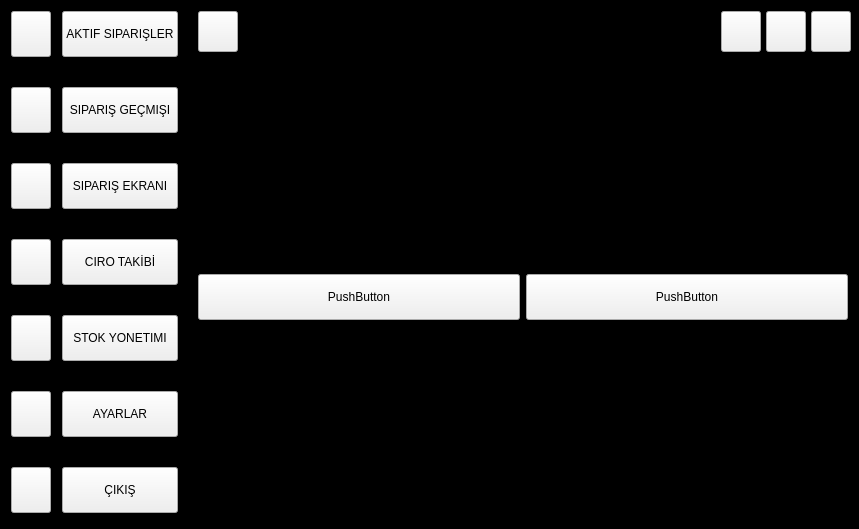
<?xml version="1.0" encoding="UTF-8"?>
<ui version="4.0">
 <class>MainWindow</class>
 <widget class="QMainWindow" name="MainWindow">
  <property name="geometry">
   <rect>
    <x>0</x>
    <y>0</y>
    <width>859</width>
    <height>529</height>
   </rect>
  </property>
  <property name="windowTitle">
   <string>MainWindow</string>
  </property>
  <property name="styleSheet">
   <string notr="true">QLabel {
	font: 700 18pt &quot;Arial&quot;;
}


QPushButton {
	background-color: none;
	font: 700 11pt &quot;Arial&quot;;
	height: 38px;
}

QFrame {
	background-color: rgb(0, 0, 0);
}

QTableWidget {
	background-color: none;
	border-radius: 3px;
}	

QTableCornerButton::section {
	background-color: 'transparent';
}</string>
  </property>
  <widget class="QWidget" name="centralwidget">
   <property name="minimumSize">
    <size>
     <width>859</width>
     <height>529</height>
    </size>
   </property>
   <layout class="QHBoxLayout" name="horizontalLayout">
    <property name="spacing">
     <number>0</number>
    </property>
    <property name="leftMargin">
     <number>0</number>
    </property>
    <property name="topMargin">
     <number>0</number>
    </property>
    <property name="rightMargin">
     <number>0</number>
    </property>
    <property name="bottomMargin">
     <number>0</number>
    </property>
    <item>
     <widget class="QFrame" name="main_container">
      <property name="sizePolicy">
       <sizepolicy hsizetype="Preferred" vsizetype="Preferred">
        <horstretch>0</horstretch>
        <verstretch>0</verstretch>
       </sizepolicy>
      </property>
      <property name="frameShape">
       <enum>QFrame::Shape::StyledPanel</enum>
      </property>
      <property name="frameShadow">
       <enum>QFrame::Shadow::Raised</enum>
      </property>
      <layout class="QHBoxLayout" name="horizontalLayout_2">
       <property name="spacing">
        <number>0</number>
       </property>
       <property name="leftMargin">
        <number>0</number>
       </property>
       <property name="topMargin">
        <number>0</number>
       </property>
       <property name="rightMargin">
        <number>0</number>
       </property>
       <property name="bottomMargin">
        <number>0</number>
       </property>
       <item>
        <widget class="QFrame" name="minisidebar">
         <property name="maximumSize">
          <size>
           <width>60</width>
           <height>16777215</height>
          </size>
         </property>
         <property name="styleSheet">
          <string notr="true">QPushButton {
	height: 38px;
}	</string>
         </property>
         <property name="frameShape">
          <enum>QFrame::Shape::StyledPanel</enum>
         </property>
         <property name="frameShadow">
          <enum>QFrame::Shadow::Raised</enum>
         </property>
         <layout class="QVBoxLayout" name="verticalLayout_3">
          <property name="spacing">
           <number>30</number>
          </property>
          <property name="topMargin">
           <number>9</number>
          </property>
          <property name="bottomMargin">
           <number>0</number>
          </property>
          <item>
           <widget class="QPushButton" name="minisidebar_active_orders_btn">
            <property name="text">
             <string/>
            </property>
            <property name="icon">
             <iconset resource="../assets/assets.qrc">
              <normaloff>:/resources/already_waiting.png</normaloff>:/resources/already_waiting.png</iconset>
            </property>
            <property name="iconSize">
             <size>
              <width>32</width>
              <height>32</height>
             </size>
            </property>
           </widget>
          </item>
          <item>
           <widget class="QPushButton" name="minisidebar_orders_history_btn">
            <property name="text">
             <string/>
            </property>
            <property name="icon">
             <iconset resource="../assets/assets.qrc">
              <normaloff>:/resources/history.png</normaloff>:/resources/history.png</iconset>
            </property>
            <property name="iconSize">
             <size>
              <width>32</width>
              <height>32</height>
             </size>
            </property>
           </widget>
          </item>
          <item>
           <widget class="QPushButton" name="minisidebar_orders_screen_btn">
            <property name="text">
             <string/>
            </property>
            <property name="icon">
             <iconset resource="../assets/assets.qrc">
              <normaloff>:/resources/orders.png</normaloff>:/resources/orders.png</iconset>
            </property>
            <property name="iconSize">
             <size>
              <width>32</width>
              <height>32</height>
             </size>
            </property>
           </widget>
          </item>
          <item>
           <widget class="QPushButton" name="minisidenar_endorsement_btn">
            <property name="text">
             <string/>
            </property>
            <property name="icon">
             <iconset resource="../assets/assets.qrc">
              <normaloff>:/resources/endorsement_btn.png</normaloff>:/resources/endorsement_btn.png</iconset>
            </property>
            <property name="iconSize">
             <size>
              <width>32</width>
              <height>32</height>
             </size>
            </property>
           </widget>
          </item>
          <item>
           <widget class="QPushButton" name="minisidebar_stock_management_btn">
            <property name="text">
             <string/>
            </property>
            <property name="icon">
             <iconset resource="../assets/assets.qrc">
              <normaloff>:/resources/database_btn.png</normaloff>:/resources/database_btn.png</iconset>
            </property>
            <property name="iconSize">
             <size>
              <width>32</width>
              <height>32</height>
             </size>
            </property>
           </widget>
          </item>
          <item>
           <widget class="QPushButton" name="minisidebar_settings_btn">
            <property name="text">
             <string/>
            </property>
            <property name="icon">
             <iconset resource="../assets/assets.qrc">
              <normaloff>:/resources/settings.png</normaloff>:/resources/settings.png</iconset>
            </property>
            <property name="iconSize">
             <size>
              <width>32</width>
              <height>32</height>
             </size>
            </property>
           </widget>
          </item>
          <item>
           <widget class="QPushButton" name="minisidebar_exit_btn">
            <property name="text">
             <string/>
            </property>
            <property name="icon">
             <iconset resource="../assets/assets.qrc">
              <normaloff>:/resources/logout.png</normaloff>:/resources/logout.png</iconset>
            </property>
            <property name="iconSize">
             <size>
              <width>32</width>
              <height>32</height>
             </size>
            </property>
           </widget>
          </item>
          <item>
           <spacer name="verticalSpacer">
            <property name="orientation">
             <enum>Qt::Orientation::Vertical</enum>
            </property>
            <property name="sizeHint" stdset="0">
             <size>
              <width>20</width>
              <height>193</height>
             </size>
            </property>
           </spacer>
          </item>
         </layout>
        </widget>
       </item>
       <item>
        <widget class="QFrame" name="slide_sidebar">
         <property name="maximumSize">
          <size>
           <width>153</width>
           <height>16777215</height>
          </size>
         </property>
         <property name="styleSheet">
          <string notr="true"/>
         </property>
         <property name="frameShape">
          <enum>QFrame::Shape::StyledPanel</enum>
         </property>
         <property name="frameShadow">
          <enum>QFrame::Shadow::Raised</enum>
         </property>
         <layout class="QVBoxLayout" name="verticalLayout_2">
          <property name="spacing">
           <number>30</number>
          </property>
          <property name="leftMargin">
           <number>0</number>
          </property>
          <property name="topMargin">
           <number>9</number>
          </property>
          <property name="bottomMargin">
           <number>0</number>
          </property>
          <item>
           <widget class="QPushButton" name="active_orders_btn">
            <property name="text">
             <string>AKTIF SIPARIŞLER</string>
            </property>
           </widget>
          </item>
          <item>
           <widget class="QPushButton" name="orders_history_btn">
            <property name="text">
             <string>SIPARIŞ GEÇMIŞI</string>
            </property>
           </widget>
          </item>
          <item>
           <widget class="QPushButton" name="orders_screen_btn">
            <property name="text">
             <string>SIPARIŞ EKRANI</string>
            </property>
           </widget>
          </item>
          <item>
           <widget class="QPushButton" name="endorsement_btn">
            <property name="text">
             <string>CIRO TAKİBİ</string>
            </property>
           </widget>
          </item>
          <item>
           <widget class="QPushButton" name="stock_management_btn">
            <property name="text">
             <string>STOK YONETIMI</string>
            </property>
           </widget>
          </item>
          <item>
           <widget class="QPushButton" name="settings_btn">
            <property name="text">
             <string>AYARLAR</string>
            </property>
           </widget>
          </item>
          <item>
           <widget class="QPushButton" name="exit_btn">
            <property name="text">
             <string>ÇIKIŞ</string>
            </property>
           </widget>
          </item>
          <item>
           <spacer name="verticalSpacer_2">
            <property name="orientation">
             <enum>Qt::Orientation::Vertical</enum>
            </property>
            <property name="sizeHint" stdset="0">
             <size>
              <width>20</width>
              <height>198</height>
             </size>
            </property>
           </spacer>
          </item>
         </layout>
        </widget>
       </item>
       <item>
        <widget class="QFrame" name="inside_container">
         <property name="sizePolicy">
          <sizepolicy hsizetype="Ignored" vsizetype="Ignored">
           <horstretch>0</horstretch>
           <verstretch>0</verstretch>
          </sizepolicy>
         </property>
         <property name="frameShape">
          <enum>QFrame::Shape::StyledPanel</enum>
         </property>
         <property name="frameShadow">
          <enum>QFrame::Shadow::Raised</enum>
         </property>
         <layout class="QVBoxLayout" name="verticalLayout">
          <property name="spacing">
           <number>15</number>
          </property>
          <property name="leftMargin">
           <number>0</number>
          </property>
          <property name="topMargin">
           <number>0</number>
          </property>
          <property name="rightMargin">
           <number>0</number>
          </property>
          <property name="bottomMargin">
           <number>0</number>
          </property>
          <item>
           <widget class="QFrame" name="header_frame">
            <property name="maximumSize">
             <size>
              <width>16777215</width>
              <height>50</height>
             </size>
            </property>
            <property name="frameShape">
             <enum>QFrame::Shape::NoFrame</enum>
            </property>
            <property name="frameShadow">
             <enum>QFrame::Shadow::Raised</enum>
            </property>
            <layout class="QHBoxLayout" name="horizontalLayout_3">
             <property name="spacing">
              <number>0</number>
             </property>
             <property name="topMargin">
              <number>6</number>
             </property>
             <property name="rightMargin">
              <number>0</number>
             </property>
             <property name="bottomMargin">
              <number>0</number>
             </property>
             <item alignment="Qt::AlignmentFlag::AlignLeft">
              <widget class="QFrame" name="sidebar_toggle_btn_frame">
               <property name="frameShape">
                <enum>QFrame::Shape::NoFrame</enum>
               </property>
               <property name="frameShadow">
                <enum>QFrame::Shadow::Raised</enum>
               </property>
               <layout class="QHBoxLayout" name="horizontalLayout_4">
                <property name="spacing">
                 <number>0</number>
                </property>
                <property name="leftMargin">
                 <number>0</number>
                </property>
                <property name="topMargin">
                 <number>3</number>
                </property>
                <property name="rightMargin">
                 <number>0</number>
                </property>
                <property name="bottomMargin">
                 <number>0</number>
                </property>
                <item alignment="Qt::AlignmentFlag::AlignTop">
                 <widget class="QPushButton" name="sidebar_toggle_btn">
                  <property name="text">
                   <string/>
                  </property>
                  <property name="icon">
                   <iconset resource="../assets/assets.qrc">
                    <normaloff>:/resources/sidebar_toggle.png</normaloff>:/resources/sidebar_toggle.png</iconset>
                  </property>
                  <property name="iconSize">
                   <size>
                    <width>32</width>
                    <height>32</height>
                   </size>
                  </property>
                 </widget>
                </item>
               </layout>
              </widget>
             </item>
             <item alignment="Qt::AlignmentFlag::AlignTop">
              <widget class="QFrame" name="main_label_frame">
               <property name="maximumSize">
                <size>
                 <width>196</width>
                 <height>44</height>
                </size>
               </property>
               <property name="frameShape">
                <enum>QFrame::Shape::NoFrame</enum>
               </property>
               <property name="frameShadow">
                <enum>QFrame::Shadow::Raised</enum>
               </property>
               <layout class="QHBoxLayout" name="horizontalLayout_5">
                <property name="topMargin">
                 <number>3</number>
                </property>
                <item>
                 <widget class="QLabel" name="app_name_label">
                  <property name="text">
                   <string>ASENA</string>
                  </property>
                 </widget>
                </item>
                <item>
                 <widget class="QLabel" name="app_icon_label">
                  <property name="text">
                   <string/>
                  </property>
                  <property name="pixmap">
                   <pixmap resource="../assets/assets.qrc">:/resources/asena_main.ico</pixmap>
                  </property>
                 </widget>
                </item>
               </layout>
              </widget>
             </item>
             <item alignment="Qt::AlignmentFlag::AlignRight|Qt::AlignmentFlag::AlignTop">
              <widget class="QFrame" name="corner_button_frame">
               <property name="frameShape">
                <enum>QFrame::Shape::NoFrame</enum>
               </property>
               <property name="frameShadow">
                <enum>QFrame::Shadow::Raised</enum>
               </property>
               <layout class="QHBoxLayout" name="horizontalLayout_6">
                <property name="spacing">
                 <number>5</number>
                </property>
                <property name="leftMargin">
                 <number>3</number>
                </property>
                <property name="topMargin">
                 <number>3</number>
                </property>
                <property name="rightMargin">
                 <number>6</number>
                </property>
                <property name="bottomMargin">
                 <number>0</number>
                </property>
                <item>
                 <widget class="QPushButton" name="minimize_btn">
                  <property name="minimumSize">
                   <size>
                    <width>16</width>
                    <height>16</height>
                   </size>
                  </property>
                  <property name="styleSheet">
                   <string notr="true"/>
                  </property>
                  <property name="text">
                   <string/>
                  </property>
                  <property name="icon">
                   <iconset resource="../assets/assets.qrc">
                    <normaloff>:/resources/minimize_new.png</normaloff>:/resources/minimize_new.png</iconset>
                  </property>
                  <property name="iconSize">
                   <size>
                    <width>32</width>
                    <height>32</height>
                   </size>
                  </property>
                 </widget>
                </item>
                <item>
                 <widget class="QPushButton" name="maximize_btn">
                  <property name="minimumSize">
                   <size>
                    <width>16</width>
                    <height>16</height>
                   </size>
                  </property>
                  <property name="text">
                   <string/>
                  </property>
                  <property name="icon">
                   <iconset resource="../assets/assets.qrc">
                    <normaloff>:/resources/fullscreen.png</normaloff>:/resources/fullscreen.png</iconset>
                  </property>
                  <property name="iconSize">
                   <size>
                    <width>32</width>
                    <height>32</height>
                   </size>
                  </property>
                 </widget>
                </item>
                <item>
                 <widget class="QPushButton" name="close_btn">
                  <property name="minimumSize">
                   <size>
                    <width>16</width>
                    <height>16</height>
                   </size>
                  </property>
                  <property name="text">
                   <string/>
                  </property>
                  <property name="icon">
                   <iconset resource="../assets/assets.qrc">
                    <normaloff>:/resources/close_new.png</normaloff>:/resources/close_new.png</iconset>
                  </property>
                  <property name="iconSize">
                   <size>
                    <width>32</width>
                    <height>32</height>
                   </size>
                  </property>
                 </widget>
                </item>
               </layout>
              </widget>
             </item>
            </layout>
           </widget>
          </item>
          <item>
           <widget class="QStackedWidget" name="stackedWidget">
            <widget class="QWidget" name="pushbutton">
             <layout class="QHBoxLayout" name="horizontalLayout_7">
              <item>
               <widget class="QPushButton" name="pushButton">
                <property name="text">
                 <string>PushButton</string>
                </property>
               </widget>
              </item>
              <item>
               <widget class="QPushButton" name="pushButton_2">
                <property name="text">
                 <string>PushButton</string>
                </property>
               </widget>
              </item>
             </layout>
            </widget>
            <widget class="QWidget" name="table_widget">
             <layout class="QHBoxLayout" name="horizontalLayout_12">
              <item>
               <widget class="QTableWidget" name="tableWidget">
                <property name="verticalScrollBarPolicy">
                 <enum>Qt::ScrollBarPolicy::ScrollBarAlwaysOff</enum>
                </property>
                <property name="horizontalScrollBarPolicy">
                 <enum>Qt::ScrollBarPolicy::ScrollBarAlwaysOff</enum>
                </property>
                <property name="editTriggers">
                 <set>QAbstractItemView::EditTrigger::NoEditTriggers</set>
                </property>
                <property name="rowCount">
                 <number>5</number>
                </property>
                <property name="columnCount">
                 <number>5</number>
                </property>
                <row/>
                <row/>
                <row/>
                <row/>
                <row/>
                <column/>
                <column/>
                <column/>
                <column/>
                <column/>
               </widget>
              </item>
             </layout>
            </widget>
            <widget class="QWidget" name="toolbox">
             <layout class="QHBoxLayout" name="horizontalLayout_8">
              <item>
               <widget class="QToolBox" name="toolBox">
                <property name="currentIndex">
                 <number>0</number>
                </property>
                <widget class="QWidget" name="page_3">
                 <property name="geometry">
                  <rect>
                   <x>0</x>
                   <y>0</y>
                   <width>624</width>
                   <height>382</height>
                  </rect>
                 </property>
                 <attribute name="label">
                  <string>Page 1</string>
                 </attribute>
                </widget>
                <widget class="QWidget" name="page_4">
                 <property name="geometry">
                  <rect>
                   <x>0</x>
                   <y>0</y>
                   <width>624</width>
                   <height>382</height>
                  </rect>
                 </property>
                 <attribute name="label">
                  <string>Page 2</string>
                 </attribute>
                </widget>
               </widget>
              </item>
             </layout>
            </widget>
            <widget class="QWidget" name="tab_3">
             <layout class="QHBoxLayout" name="horizontalLayout_9">
              <item>
               <widget class="QTabWidget" name="tabWidget">
                <property name="sizePolicy">
                 <sizepolicy hsizetype="Preferred" vsizetype="Preferred">
                  <horstretch>0</horstretch>
                  <verstretch>0</verstretch>
                 </sizepolicy>
                </property>
                <property name="currentIndex">
                 <number>0</number>
                </property>
                <property name="movable">
                 <bool>true</bool>
                </property>
                <widget class="QWidget" name="tab">
                 <attribute name="title">
                  <string>Genel</string>
                 </attribute>
                 <layout class="QHBoxLayout" name="horizontalLayout_10">
                  <item>
                   <widget class="QPushButton" name="pushButton_4">
                    <property name="text">
                     <string>PushButton</string>
                    </property>
                   </widget>
                  </item>
                  <item>
                   <widget class="QPushButton" name="pushButton_3">
                    <property name="text">
                     <string>PushButton</string>
                    </property>
                   </widget>
                  </item>
                 </layout>
                </widget>
                <widget class="QWidget" name="tab_2">
                 <attribute name="title">
                  <string>Veritabanı</string>
                 </attribute>
                 <layout class="QHBoxLayout" name="horizontalLayout_11">
                  <item>
                   <widget class="QPushButton" name="pushButton_6">
                    <property name="text">
                     <string>PushButton</string>
                    </property>
                   </widget>
                  </item>
                  <item>
                   <widget class="QPushButton" name="pushButton_5">
                    <property name="text">
                     <string>PushButton</string>
                    </property>
                   </widget>
                  </item>
                 </layout>
                </widget>
               </widget>
              </item>
             </layout>
            </widget>
           </widget>
          </item>
         </layout>
        </widget>
       </item>
      </layout>
     </widget>
    </item>
   </layout>
  </widget>
 </widget>
 <resources>
  <include location="../assets/assets.qrc"/>
 </resources>
 <connections/>
</ui>
